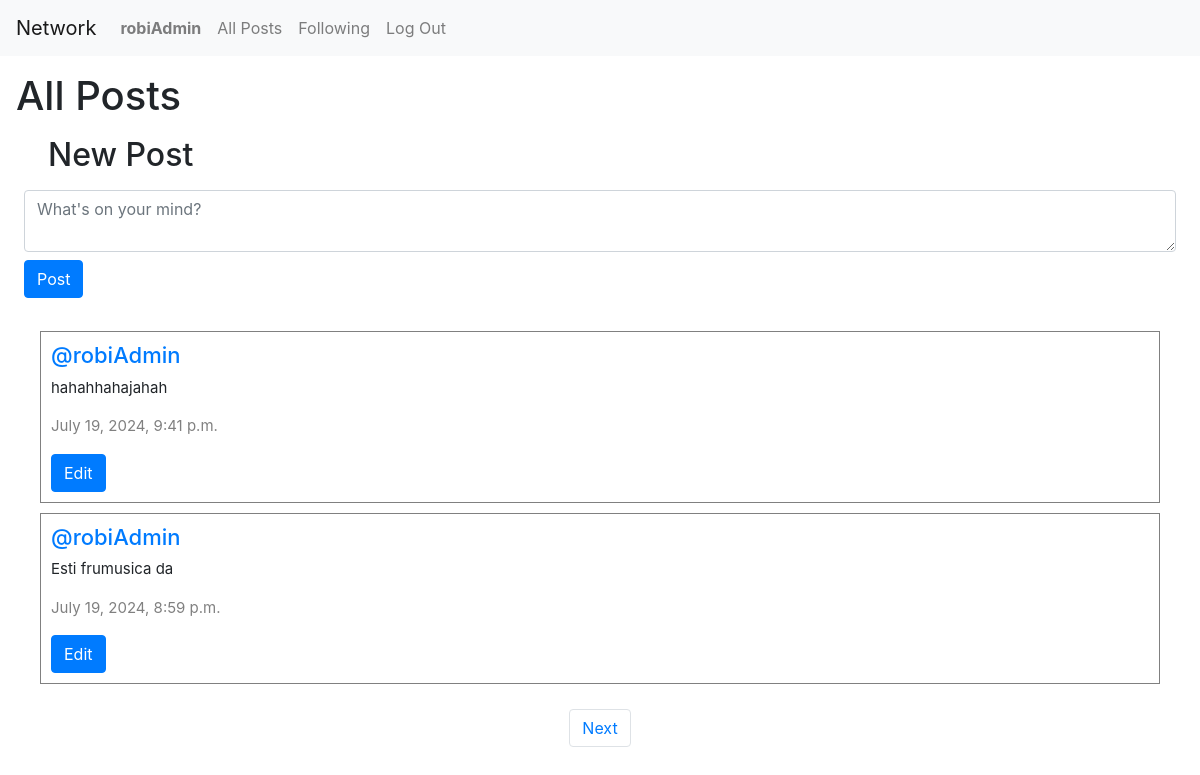
Screenshot of / (signed in) with the database file from the repository.
### network/models.py (models this page shows, shortened)
class User(AbstractUser):
    pass

class Post(models.Model):
    user = models.ForeignKey(User, on_delete=models.CASCADE, related_name="posts")
    content = models.CharField(max_length=280)
    date = models.DateTimeField(auto_now_add=True)

### network/views.py (the view)
# urls.py: path("", views.index, name="index"),
def index(request):
    allPosts = Post.objects.all().order_by("id").reverse()
    p = Paginator(allPosts, 2)
    pageNumber = request.GET.get('page')
    postOnPage = p.get_page(pageNumber)
    allLikes = Like.objects.all()
    whoUserLiked = []
    try:
        for like in allLikes:
            if like.user.id == request.user.id:
                whoUserLiked.append(like.post.id)
    except:
        whoUserLiked = []
    return render(request, "network/index.html" , {
        "postOnPage": postOnPage,
        "whoUserLiked": whoUserLiked
    })

### network/templates/network/index.html (shortened to what this page needs)
{% extends "network/layout.html" %}
{% block body %}
    <h1 class="mx-3 my-3">All Posts</h1>
    {% if user.is_authenticated %}
        <div class = "new-post">
            <h2 class="mx-5 my-3">New Post</h2>
            <form action="{% url 'newPost' %}" method="POST" class="mx-4">
                <textarea name="post" class="form-control" placeholder="What's on your mind?"></textarea>
                <input type="Submit" class="btn btn-primary my-2" value="Post">
            </form>
        </div>
        <div class="all-posts">
            {% for post in postOnPage %}
                <div class ="row post">
                    <h5 class="username"> <a href="{% url 'profile' user_name=post.user.username %}"> @{{ post.user }} </a> </h5>
                    <p class="content" id="content_{{ post.id }}"> {{ post.content }} </p>
                    <p class="date"> {{ post.date }} </p>
                    {% if user.is_authenticated %}
                        {% if user == post.user %}
                            <div class="d-flex">
                                <button class="btn btn-primary" data-toggle="modal" data-target="#modal_edit_post_{{ post.id }}">Edit</button>
                            </div>
                        {% endif %}
                    {% endif %}
                </div>
            {% endfor %}
        </div>
        <nav aria-label="Page navigation example" class="mx-3">
            <ul class="pagination d-flex justify-content-center">
                {% if postOnPage.has_next %}
                    <li class="page-item"><a class="page-link" href="?page={{ postOnPage.next_page_number }}">Next</a></li>
                {% endif %}
            </ul>
          </nav>
    {% endif %}
{% endblock %}

### network/templates/network/layout.html (shortened to what this page needs)
{% load static %}
<!DOCTYPE html>
<html lang="en">
    <head>
        <link rel="stylesheet" href="https://stackpath.bootstrapcdn.com/bootstrap/4.4.1/css/bootstrap.min.css">
        <link href="{% static 'network/styles.css' %}" rel="stylesheet">
        <link rel="stylesheet" href="https://cdnjs.cloudflare.com/ajax/libs/font-awesome/4.7.0/css/font-awesome.min.css">
    </head>
    <body>
        <nav class="navbar navbar-expand-lg navbar-light bg-light">
            <a class="navbar-brand" href="{% url 'index' %}">Network</a>
            <div>
              <ul class="navbar-nav mr-auto">
                {% if user.is_authenticated %}
                    <li class="nav-item">
                        <a class="nav-link" href="{% url 'profile' user_name=user.username %}"><strong>{{ user.username }}</strong></a>
                    </li>
                {% endif %}
                <li class="nav-item">
                  <a class="nav-link" href="{% url 'index' %}">All Posts</a>
                </li>
                {% if user.is_authenticated %}
                    <li class="nav-item">
                        <a class="nav-link" href="{% url 'following' %}">Following</a>
                    </li>
                    <li class="nav-item">
                        <a class="nav-link" href="{% url 'logout' %}">Log Out</a>
                    </li>
                {% endif %}
              </ul>
            </div>
          </nav>
        <div class="body">
            {% block body %}
            {% endblock %}
        </div>
    </body>
</html>

### network/static/network/styles.css (style rules this page uses)
.all-posts { display: flex; justify-content: flex-start; flex-direction: column; margin: 20px; }
.post { border: 0.1px solid gray; display: flex; justify-content: center; flex-direction: column; box-sizing: border-box; margin: 5px 20px; padding: 10px }
.content { font-size: 15px; }
.username { font-size: 22px; }
.date { color: gray; font-size: 15px; }

### rows the page displays
User: username "robiAdmin"
Post: user "robiAdmin", content "hahahhahajahah", date "July 19, 2024, 9:41 p.m."
Post: user "robiAdmin", content "Esti frumusica da", date "July 19, 2024, 8:59 p.m."
